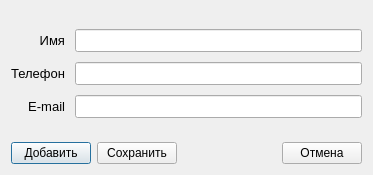
<?xml version="1.0" encoding="UTF-8"?>
<ui version="4.0">
 <class>ContactDialog</class>
 <widget class="QDialog" name="ContactDialog">
  <property name="geometry">
   <rect>
    <x>0</x>
    <y>0</y>
    <width>373</width>
    <height>175</height>
   </rect>
  </property>
  <property name="windowTitle">
   <string>PhoneDialog</string>
  </property>
  <layout class="QVBoxLayout" name="verticalLayout">
   <item>
    <spacer name="verticalSpacer_2">
     <property name="orientation">
      <enum>Qt::Vertical</enum>
     </property>
     <property name="sizeHint" stdset="0">
      <size>
       <width>20</width>
       <height>40</height>
      </size>
     </property>
    </spacer>
   </item>
   <item>
    <layout class="QGridLayout" name="gridLayout">
     <property name="spacing">
      <number>10</number>
     </property>
     <item row="1" column="0">
      <widget class="QLabel" name="label_2">
       <property name="font">
        <font>
         <pointsize>10</pointsize>
        </font>
       </property>
       <property name="text">
        <string>Телефон</string>
       </property>
       <property name="alignment">
        <set>Qt::AlignRight|Qt::AlignTrailing|Qt::AlignVCenter</set>
       </property>
      </widget>
     </item>
     <item row="0" column="0">
      <widget class="QLabel" name="label">
       <property name="font">
        <font>
         <pointsize>10</pointsize>
        </font>
       </property>
       <property name="text">
        <string>Имя</string>
       </property>
       <property name="alignment">
        <set>Qt::AlignRight|Qt::AlignTrailing|Qt::AlignVCenter</set>
       </property>
      </widget>
     </item>
     <item row="1" column="1">
      <widget class="QLineEdit" name="phone_lineEdit">
       <property name="font">
        <font>
         <pointsize>10</pointsize>
        </font>
       </property>
      </widget>
     </item>
     <item row="0" column="1">
      <widget class="QLineEdit" name="name_lineEdit">
       <property name="font">
        <font>
         <pointsize>10</pointsize>
        </font>
       </property>
      </widget>
     </item>
     <item row="2" column="1">
      <widget class="QLineEdit" name="email_lineEdit">
       <property name="font">
        <font>
         <pointsize>10</pointsize>
        </font>
       </property>
      </widget>
     </item>
     <item row="2" column="0">
      <widget class="QLabel" name="email_lbl">
       <property name="font">
        <font>
         <pointsize>10</pointsize>
        </font>
       </property>
       <property name="text">
        <string>E-mail</string>
       </property>
       <property name="alignment">
        <set>Qt::AlignRight|Qt::AlignTrailing|Qt::AlignVCenter</set>
       </property>
      </widget>
     </item>
    </layout>
   </item>
   <item>
    <spacer name="verticalSpacer">
     <property name="orientation">
      <enum>Qt::Vertical</enum>
     </property>
     <property name="sizeHint" stdset="0">
      <size>
       <width>20</width>
       <height>40</height>
      </size>
     </property>
    </spacer>
   </item>
   <item>
    <layout class="QHBoxLayout" name="horizontalLayout">
     <item>
      <widget class="QPushButton" name="add_btn">
       <property name="text">
        <string>Добавить</string>
       </property>
      </widget>
     </item>
     <item>
      <widget class="QPushButton" name="save_btn">
       <property name="text">
        <string>Сохранить</string>
       </property>
      </widget>
     </item>
     <item>
      <spacer name="horizontalSpacer">
       <property name="orientation">
        <enum>Qt::Horizontal</enum>
       </property>
       <property name="sizeHint" stdset="0">
        <size>
         <width>40</width>
         <height>20</height>
        </size>
       </property>
      </spacer>
     </item>
     <item>
      <widget class="QPushButton" name="cancel_btn">
       <property name="text">
        <string>Отмена</string>
       </property>
      </widget>
     </item>
    </layout>
   </item>
  </layout>
 </widget>
 <layoutdefault spacing="6" margin="11"/>
 <tabstops>
  <tabstop>name_lineEdit</tabstop>
  <tabstop>phone_lineEdit</tabstop>
  <tabstop>email_lineEdit</tabstop>
  <tabstop>add_btn</tabstop>
  <tabstop>save_btn</tabstop>
  <tabstop>cancel_btn</tabstop>
 </tabstops>
 <resources/>
 <connections>
  <connection>
   <sender>add_btn</sender>
   <signal>clicked()</signal>
   <receiver>ContactDialog</receiver>
   <slot>acceptSlot()</slot>
   <hints>
    <hint type="sourcelabel">
     <x>72</x>
     <y>282</y>
    </hint>
    <hint type="destinationlabel">
     <x>107</x>
     <y>248</y>
    </hint>
   </hints>
  </connection>
  <connection>
   <sender>save_btn</sender>
   <signal>clicked()</signal>
   <receiver>ContactDialog</receiver>
   <slot>acceptSlot()</slot>
   <hints>
    <hint type="sourcelabel">
     <x>158</x>
     <y>284</y>
    </hint>
    <hint type="destinationlabel">
     <x>190</x>
     <y>259</y>
    </hint>
   </hints>
  </connection>
  <connection>
   <sender>cancel_btn</sender>
   <signal>clicked()</signal>
   <receiver>ContactDialog</receiver>
   <slot>reject()</slot>
   <hints>
    <hint type="sourcelabel">
     <x>347</x>
     <y>286</y>
    </hint>
    <hint type="destinationlabel">
     <x>318</x>
     <y>250</y>
    </hint>
   </hints>
  </connection>
 </connections>
 <slots>
  <slot>acceptSlot()</slot>
 </slots>
</ui>
